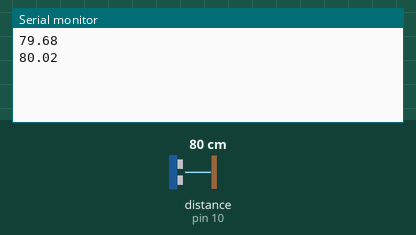
This sketch was run on a simulated Arduino Uno, built with avr-gcc and run on an emulated ATmega328P. Shown: the last lines printed to the serial monitor. Wiring (inferred from the names in the program): ultrasonic range finder: trigger pin 9; echo pin 10. The inputs (shaded band) are chosen by the test bench; at power-on: distance to the obstacle (sensor on pin 10) 80 cm. The echo pulse lasts 58.3 µs per cm.

Above: at 2.2 s.
2.3 s: distance to the obstacle (sensor on pin 10) set to 2 cm
At 3.6 s:
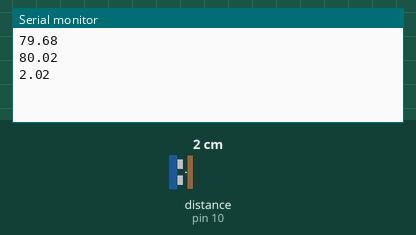
3.8 s: distance to the obstacle (sensor on pin 10) set to 4 cm
At 4.8 s:
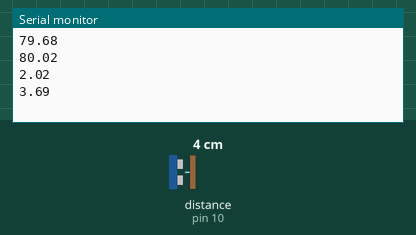
Timing chart, 0 to 6.8 s (numbered marks = the images above; inputs shaded):
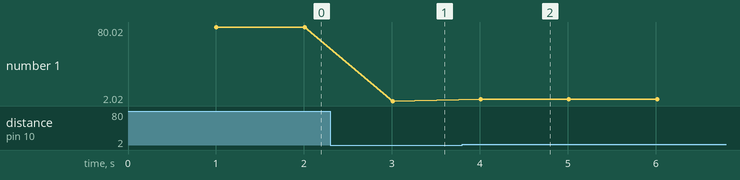

The sketch:

sketch_oct4b.ino
```cpp
#define TRIG_PIN 9
#define ECHO_PIN 10

void setup() {
  Serial.begin(9600);

  pinMode(TRIG_PIN, OUTPUT);
  pinMode(ECHO_PIN, INPUT);

  delay(1000);
}

void loop() {

  // Send ultrasonic pulse
  digitalWrite(TRIG_PIN, LOW);
  delayMicroseconds(2);

  digitalWrite(TRIG_PIN, HIGH);
  delayMicroseconds(10);

  digitalWrite(TRIG_PIN, LOW);

  // Receive echo
  long duration = pulseIn(ECHO_PIN, HIGH, 30000);

  // Calculate distance
  float distance = duration * 0.0343 / 2;

  // Send distance to computer
  Serial.println(distance);

  delay(1000);
}
```

Measured:
- after the input at 2.3 s, the serial monitor: prints a new line after 0.71 s (image 1)
- after the input at 3.8 s, the serial monitor: prints a new line after 0.21 s (image 2)
- plotted number 1: 80.02 → 2.02 after the input at 2.3 s, 2.02 → 3.69 after the input at 3.8 s
